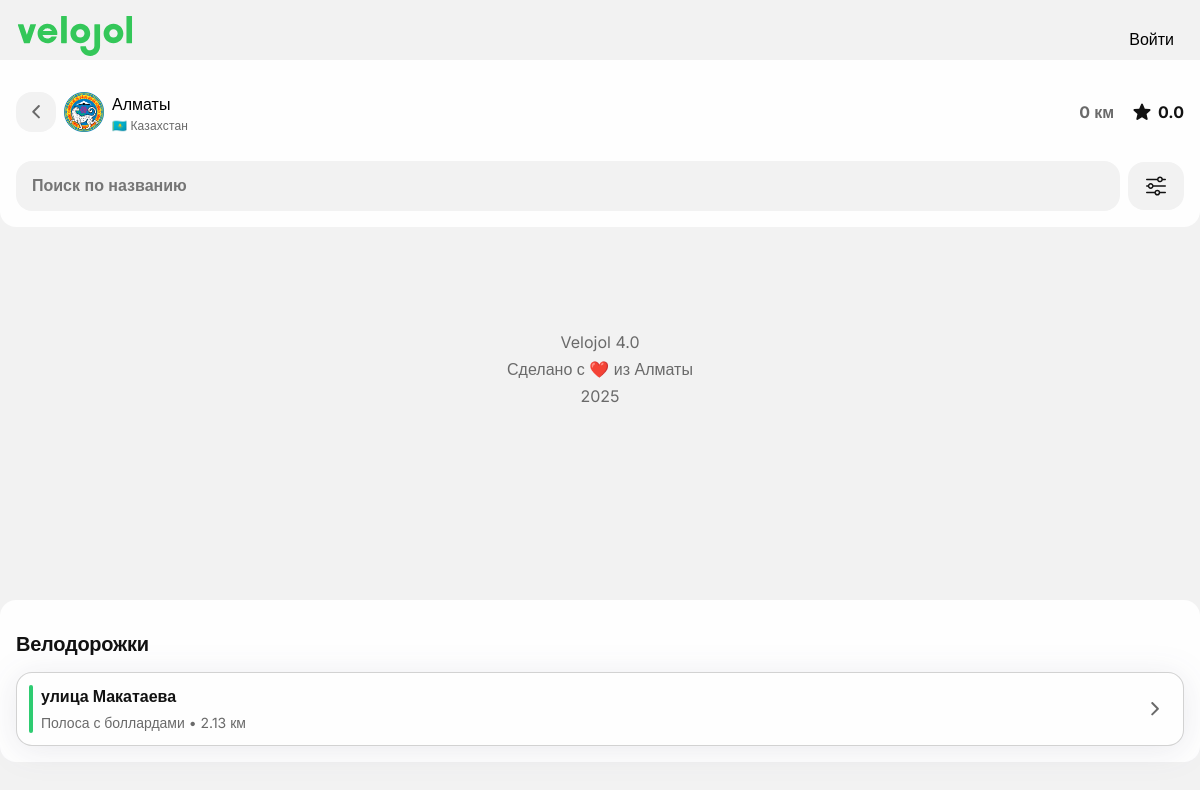
The page /city/almaty on the database its author committed.
### app/models/city.py (models this page shows, shortened)
class City(db.Model):
    __tablename__ = 'cities'
    id = db.Column(db.Integer, primary_key=True)
    city_id = db.Column(db.String(50), unique=True, nullable=False)
    name = db.Column(db.String(100), nullable=False)
    country = db.Column(db.String(100), nullable=False)
    distance = db.Column(db.Integer, default=0)  # километры велодорожек (кэш)
    rating = db.Column(db.Float, default=0.0)  # рейтинг города (кэш)
    coords_lat = db.Column(db.Float, nullable=False)
    coords_lng = db.Column(db.Float, nullable=False)
    zoom = db.Column(db.Integer, default=12)
    coat_of_arms = db.Column(db.String(256), nullable=True)
    background_image = db.Column(db.String(256), nullable=True)
    status = db.Column(db.String(20), default='active')
    created_at = db.Column(db.DateTime, default=datetime.utcnow)
    updated_at = db.Column(db.DateTime, default=datetime.utcnow, onupdate=datetime.utcnow)
    bikelanes = db.relationship('BikeLane', backref='city_obj', lazy=True)
    def get_approved_bikelanes(self):
        return [bl for bl in self.bikelanes if bl.status == 'approved']
    def get_total_distance(self):
        total = 0
        for bikelane in self.get_approved_bikelanes():
            length = bikelane.calculate_length()
            if length:
                total += length
        return round(total, 2)
    def get_average_rating(self):
        approved = self.get_approved_bikelanes()
        if not approved:
            return 0.0
        total_quality = sum(bl.quality for bl in approved)
        return round(total_quality / len(approved), 1)
    def get_bikelanes_count(self):
        return len(self.get_approved_bikelanes())

### app/models/bikelane.py (models this page shows, shortened)
class BikeLane(db.Model):
    __tablename__ = 'bikelanes'
    id = db.Column(db.Integer, primary_key=True)
    title = db.Column(db.String(200), nullable=False)
    description = db.Column(db.Text, nullable=False)
    city_id = db.Column(db.Integer, db.ForeignKey('cities.id'), nullable=True)
    city = db.Column(db.String(100), nullable=False)
    geometry = db.Column(db.Text, nullable=False)
    track_type = db.Column(db.String(50), nullable=False)
    quality = db.Column(db.Integer, nullable=False)
    has_parking = db.Column(db.Boolean, default=False, nullable=False)
    has_markings = db.Column(db.Boolean, default=False, nullable=False)
    has_signs = db.Column(db.Boolean, default=False, nullable=False)
    overall_quality = db.Column(db.Integer, nullable=True)
    photos = db.Column(db.Text, default='[]')
    videos = db.Column(db.Text, default='[]')
    status = db.Column(db.Enum('pending', 'approved', 'rejected', name='bikelane_status'),
                      default='pending', nullable=False)
    score = db.Column(db.Integer, default=0)
    admin_comment = db.Column(db.Text, nullable=True)
    moderated_at = db.Column(db.DateTime, nullable=True)
    moderated_by = db.Column(db.Integer, db.ForeignKey('users.id'), nullable=True)
    created_at = db.Column(db.DateTime, default=datetime.utcnow, nullable=False)
    updated_at = db.Column(db.DateTime, default=datetime.utcnow, onupdate=datetime.utcnow)
    user_id = db.Column(db.Integer, db.ForeignKey('users.id'), nullable=True)
    moderator = db.relationship('User', foreign_keys=[moderated_by], backref='moderated_bikelanes')
    def calculate_length(self):
        try:
            geometry = json.loads(self.geometry)
            coordinates = geometry.get('coordinates', [])
            if len(coordinates) < 2:
                return 0
            total_distance = 0
            for i in range(len(coordinates) - 1):
                lon1, lat1 = coordinates[i]
                lon2, lat2 = coordinates[i + 1]
                distance = self._haversine_distance(lat1, lon1, lat2, lon2)
                total_distance += distance
            return round(total_distance, 2)
        except (json.JSONDecodeError, KeyError, TypeError):
            return 0
    @staticmethod
    def _haversine_distance(lat1, lon1, lat2, lon2):
        R = 6371  # Радиус Земли в километрах
        lat1_rad = math.radians(lat1)
        lat2_rad = math.radians(lat2)
        delta_lat = math.radians(lat2 - lat1)
        delta_lon = math.radians(lon2 - lon1)
        a = (math.sin(delta_lat / 2) ** 2 +
             math.cos(lat1_rad) * math.cos(lat2_rad) *
             math.sin(delta_lon / 2) ** 2)
        c = 2 * math.atan2(math.sqrt(a), math.sqrt(1 - a))
        return R * c
    def get_photos_list(self):
        try:
            return json.loads(self.photos) if self.photos else []
        except json.JSONDecodeError:
            return []
    def get_videos_list(self):
        try:
            return json.loads(self.videos) if self.videos else []
        except json.JSONDecodeError:
            return []
    def get_geometry_dict(self):
        try:
            return json.loads(self.geometry) if self.geometry else {}
        except json.JSONDecodeError:
            return {}
    def to_dict(self):
        return {
            'id': self.id,
            'title': self.title,
            'description': self.description,
            'city': self.city,
            'city_display': self.city_display,
            'geometry': self.get_geometry_dict(),
            'track_type': self.track_type,
            'track_type_display': self.track_type_display,
            'quality': self.quality,
            'quality_display': self.quality_display,
            'photos': self.get_photos_list(),
            'videos': self.get_videos_list(),
            'length': self.calculate_length(),
            'created_at': self.created_at.isoformat() if self.created_at else None,
            'author': {
                'id': self.author.id if self.author else None,
                'nickname': self.author.nickname if self.author else 'Аноним',
                'avatar': self.author.display_avatar if self.author else None
            } if self.author else {'nickname': 'Аноним'}
        }
    @property
    def city_display(self):
        if hasattr(self, 'city_obj') and self.city_obj:
            return self.city_obj.name
        import json
        import os
        from flask import current_app
        try:
            cities_path = os.path.join(current_app.static_folder, 'data', 'cities.json')
            with open(cities_path, 'r', encoding='utf-8') as f:
                cities_data = json.load(f)
            for city in cities_data.get('cities', []):
                if city.get('id') == self.city:
                    return city.get('name', self.city)
        except (FileNotFoundError, json.JSONDecodeError, Exception):
            pass
        return self.city
    @property
    def track_type_display(self):
        track_type_names = {
            'lane': 'Полоса',
            'bollards': 'Полоса с боллардами',
            'separated': 'Обособленная велодорожка',
            'shared': 'Вело-пешеходная дорожка'
        }
        return track_type_names.get(self.track_type, self.track_type)
    @property
    def quality_display(self):
        quality_names = {
            1: 'Ужасно',
            2: 'Плохо',
            3: 'Средне',
            4: 'Хорошо',
            5: 'Отлично'
        }
        return quality_names.get(self.quality, 'Не указано')
    @property
    def quality_color(self):
        colors = {
            1: '#e74c3c',  # Красный
            2: '#e67e22',  # Оранжевый
            3: '#f39c12',  # Жёлтый
            4: '#2ecc71',  # Зелёный
            5: '#27ae60'   # Тёмно-зелёный
        }
        return colors.get(self.quality, '#3498db')

### app/routes/public.py (the view)
@bp.route('/city/<city_id>')
def city(city_id):
    import json
    city = City.query.filter_by(city_id=city_id, status='active').first_or_404()
    search_query = request.args.get('search', '').strip()
    track_type_filter = request.args.get('track_type', '').strip()
    quality_filter = request.args.get('quality', '').strip()
    query = BikeLane.query.filter_by(city=city_id, status='approved')
    if search_query:
        query = query.filter(BikeLane.title.ilike(f'%{search_query}%'))
    if track_type_filter:
        query = query.filter(BikeLane.track_type == track_type_filter)
    if quality_filter:
        try:
            quality_int = int(quality_filter)
            query = query.filter(BikeLane.quality == quality_int)
        except ValueError:
            pass
    bikelanes = query.order_by(BikeLane.created_at.desc()).all()
    bikelanes_json = json.dumps([bl.to_dict() for bl in bikelanes])
    city_stats = {
        'total_bikelanes': city.get_bikelanes_count(),
        'total_distance': city.get_total_distance(),
        'average_rating': city.get_average_rating()
    }
    return render_template('public/city.html',
                         city=city,
                         bikelanes=bikelanes,
                         bikelanes_json=bikelanes_json,
                         city_stats=city_stats,
                         search_query=search_query,
                         track_type_filter=track_type_filter,
                         quality_filter=quality_filter)

### app/templates/public/city.html (shortened to what this page needs)
{% extends "base.html" %}
{% block head %}
<link rel="stylesheet" href="{{ url_for('static', filename='css/city.css') }}">
{% endblock %}
{% block content %}
<div class="city-header">
    <div class="hstack gap-m aic w100">
        <span class="hstack gap-s w100">
            <a href="{{ url_for('public.cities') }}" class="button_square_icon">
                <img src="{{ url_for('static', filename='img/icon/chevron_left.svg') }}"
                 alt="Назад"
                 class="icon-small arrow_left">
            </a>
            <div class="hstack gap-s aic w100">
                {% if city.coat_of_arms %}
                <img src="{{ url_for('static', filename=city.coat_of_arms) }}"
                    alt="Герб {{ city.name }}"
                    class="city-header-coat">
                {% endif %}
                <div class="vstack >
                    <h3 class="prime100">{{ city.name }}</h3>
                    <h6 class="secondary100">{{ city.country }}</h6>
                </div>
            </div>
        </span>
        <div class="hstack gap-m aic">
            <span class="hstack gap-xs">
                <p class="secondary100 fw700" >{{ city_stats.total_distance }}</p>
                <p class="secondary100 fw700">км</p>
            </span>
            <span class="hstack gap-xs aic">
                <img src="{{ url_for('static', filename='img/icon/star.svg') }}" alt="Star" class="icon-small">
                <p class="fw700 prime100">{{ city.get_average_rating() }}</p>
            </span>
        </div>
    </div>
    <div class="hstack gap-s aic w100" style="margin-top: var(--spacer-m);">
            <input type="text"
                id="searchInput"
                placeholder="Поиск по названию"
                class="form-input search-input">
            <button type="button"
                    class="button_square_label btn_gray filter-btn"
                    onclick="openFiltersModal()">
                <img src="{{ url_for('static', filename='img/icon/filter.svg') }}"
                     alt="Фильтры">
            </button>
    </div>
</div>
<div class="city-container">
    <div class="bikelane-list-block">
        {% if bikelanes %}
        <div class="island">
            <h3 class="prime100 island_heading">Велодорожки</h3>
            <div class="bikelanes-list">
                {% for bikelane in bikelanes %}
                <div class="bikelane-item" data-bikelane-id="{{ bikelane.id }}" onclick="showBikelaneModal({{ bikelane.id }})">
                    <div class="hstack gap-s aic">
                        <div class="quality-indicator" style="background-color: {{ bikelane.quality_color }};"></div>
                        <div class="vstack gap-xs">
                            <h4 class="prime100 bikelane-title">{{ bikelane.title }}</h4>
                            <p class="secondary100 bikelane-meta">
                                {{ bikelane.track_type_display }} • {{ bikelane.calculate_length() }} км
                            </p>
                        </div>
                        <img src="{{ url_for('static', filename='img/icon/chevron_right.svg') }}"
                            alt="Открыть"
                            class="icon-small chevron_right">
                    </div>
                </div>
                {% endfor %}
            </div>
        </div>
        {% else %}
        <div class="island">
            <p class="secondary100 tac">Велодорожки не найдены</p>
        </div>
        {% endif %}
    </div>
    <div id="cityMap" class="city-map"></div>
    <div class="city-map-info">
        <p class="secondary100" style="margin-top: var(--spacer-s); font-size: 14px;">
        </p>
    </div>
</div>
{% endblock %}

### rows shown on the page
City: coat_of_arms (picture), name "Алматы", country "🇰🇿 Казахстан"
BikeLane: title "улица Макатаева", track_type_display "Полоса с боллардами", calculate_length "2.13"

### other values the page prints
{{ city_stats.total_distance }} "0"
{{ city.get_average_rating() }} "0.0"
